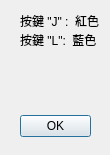
<?xml version="1.0" encoding="UTF-8"?>
<ui version="4.0">
 <class>Dialog</class>
 <widget class="QDialog" name="Dialog">
  <property name="geometry">
   <rect>
    <x>0</x>
    <y>0</y>
    <width>110</width>
    <height>155</height>
   </rect>
  </property>
  <property name="windowTitle">
   <string>Dialog</string>
  </property>
  <widget class="QDialogButtonBox" name="buttonBox">
   <property name="geometry">
    <rect>
     <x>20</x>
     <y>110</y>
     <width>71</width>
     <height>32</height>
    </rect>
   </property>
   <property name="orientation">
    <enum>Qt::Horizontal</enum>
   </property>
   <property name="standardButtons">
    <set>QDialogButtonBox::Ok</set>
   </property>
  </widget>
  <widget class="QLabel" name="label">
   <property name="geometry">
    <rect>
     <x>20</x>
     <y>10</y>
     <width>81</width>
     <height>21</height>
    </rect>
   </property>
   <property name="text">
    <string>按鍵 &quot;J&quot; :  紅色</string>
   </property>
  </widget>
  <widget class="QLabel" name="label_2">
   <property name="geometry">
    <rect>
     <x>20</x>
     <y>30</y>
     <width>81</width>
     <height>20</height>
    </rect>
   </property>
   <property name="text">
    <string>按鍵 &quot;L&quot;:  藍色</string>
   </property>
  </widget>
 </widget>
 <resources/>
 <connections>
  <connection>
   <sender>buttonBox</sender>
   <signal>accepted()</signal>
   <receiver>Dialog</receiver>
   <slot>accept()</slot>
   <hints>
    <hint type="sourcelabel">
     <x>248</x>
     <y>254</y>
    </hint>
    <hint type="destinationlabel">
     <x>157</x>
     <y>274</y>
    </hint>
   </hints>
  </connection>
  <connection>
   <sender>buttonBox</sender>
   <signal>rejected()</signal>
   <receiver>Dialog</receiver>
   <slot>reject()</slot>
   <hints>
    <hint type="sourcelabel">
     <x>316</x>
     <y>260</y>
    </hint>
    <hint type="destinationlabel">
     <x>286</x>
     <y>274</y>
    </hint>
   </hints>
  </connection>
 </connections>
</ui>
